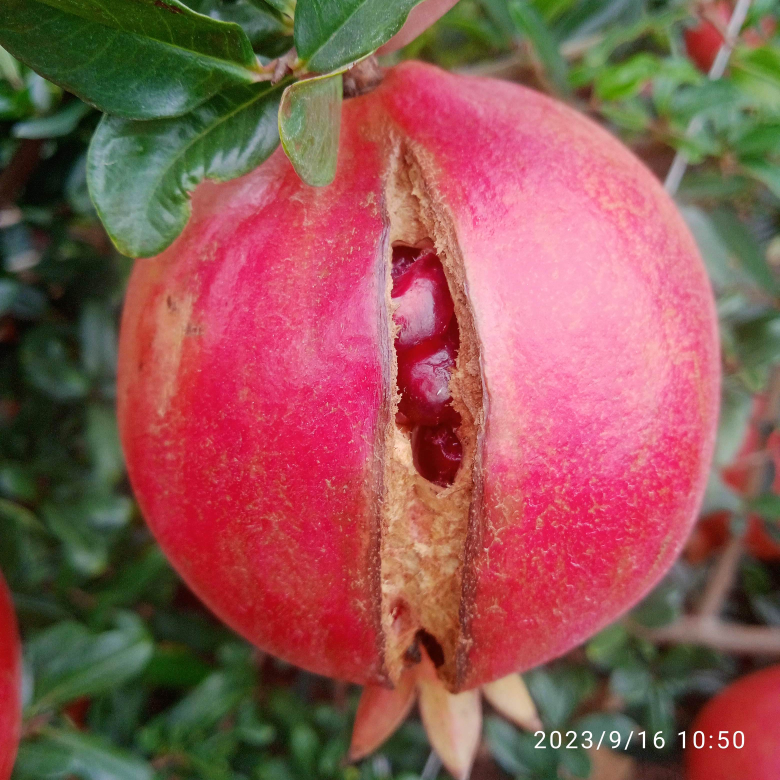
#> input picture backend/backend/fruit_split/val/pomegranate/img_6.jpg, 3120 x 3120 px (shown at 1/4 size)
$ python -i segmentation_service.py   (imports and definitions only)
#> lines starting #> are read from the running program, lines starting #| are printed output that depends on the picture; after the words box and inside, x2 and y2 are one past the last pixel; in counts of white or black regions, pixels touching at a corner belong together
#> further down, picture is the input picture: shape (3120, 3120, 3); mean B, G, R 82.7, 87.3, 142
"""
Instance Segmentation Service
Detects individual fruits using classical CV (watershed + contour analysis)
and optionally Mask R-CNN for pixel-precise masks.

Replaces the old YOLO-based bounding box detection.
"""
import os
import cv2
import numpy as np
from typing import List, Dict, Any, Optional, Tuple
from loguru import logger


class SegmentationService:
    """
    Segments individual fruits from an image.

    Multi-strategy approach:
        1. Foreground mask via S/V thresholding (tuned per fruit type)
        2. Watershed with low threshold for separation
        3. Contour-based fallback
        4. Full image fallback (single fruit)
    """

    def __init__(self):
        self._min_area_ratio = 0.01
        self._max_area_ratio = 0.85
        self._min_circularity = 0.15
        self._min_solidity = 0.50
        self._max_aspect = 4.0

    def segment_fruits(
        self,
        image: np.ndarray,
        fruit_type: str = "mango",
        is_single: bool = False,
    ) -> List[Dict[str, Any]]:
        """
        Main entry point. Returns a list of segmented fruit regions.
        """
#> called with fruit_type = 'mango', is_single = False
        if image is None or image.size == 0:
            return []

        h, w = image.shape[:2]

        if is_single:
            return self._segment_single_fruit(image, h, w, fruit_type)

        return self._segment_multiple_fruits(image, h, w, fruit_type)

    # [15 lines left out: function _segment_single_fruit, not called in this run]

    def _segment_multiple_fruits(
        self, image: np.ndarray, h: int, w: int, fruit_type: str
    ) -> List[Dict[str, Any]]:
        """Segments multiple individual fruits from the image."""
#> called with h = 3120, w = 3120, fruit_type = 'mango'
        work_h = min(h, 640)
        work_w = int(w * (work_h / h)) if h > 0 else w
        image_small = cv2.resize(image, (work_w, work_h))
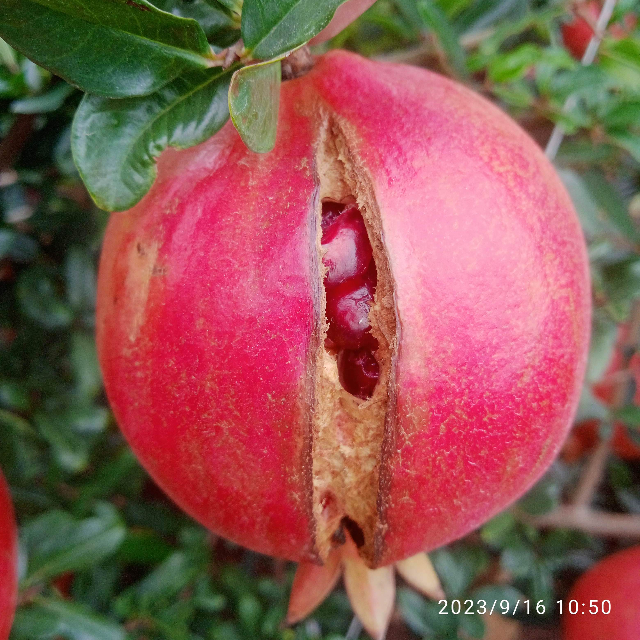
#> image_small: shape (640, 640, 3); mean B, G, R 82.6, 87.2, 141.9
        scale_x = w / work_w
        scale_y = h / work_h

        hsv = cv2.cvtColor(image_small, cv2.COLOR_BGR2HSV)
#> hsv: shape (640, 640, 3); mean H, S, V 86.1, 133.4, 150.9
        gray = cv2.cvtColor(image_small, cv2.COLOR_BGR2GRAY)
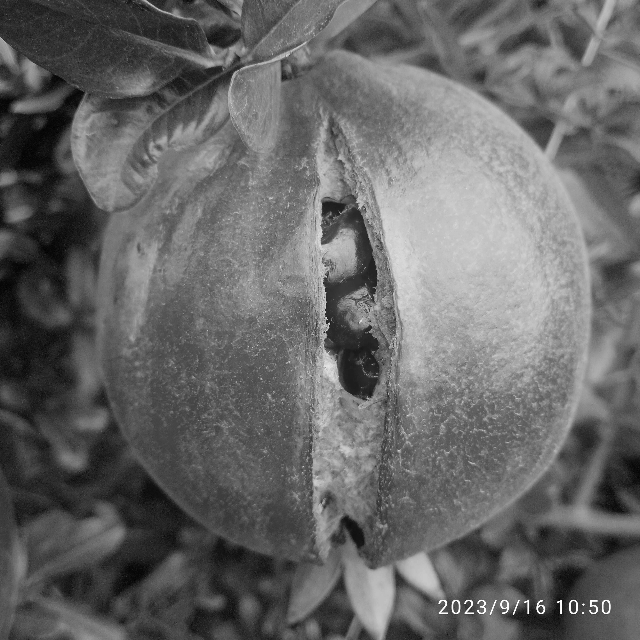
#> gray: shape (640, 640); min 1, max 255, mean 103

        regions = self._multi_strategy_segment(
            image_small, hsv, gray, fruit_type
        )

        valid_regions = []
        for region in regions:
            if self._validate_region(region, work_w, work_h):
                scaled = self._scale_region(region, scale_x, scale_y)
                scaled["fruit_id"] = ""
                valid_regions.append(scaled)

        valid_regions = self._remove_duplicates(valid_regions)

        for i, region in enumerate(valid_regions, 1):
            region["fruit_id"] = f"FRUIT_{i:04d}"
            region["mask"] = cv2.resize(
                region["mask"], (w, h), interpolation=cv2.INTER_NEAREST
            )

        if not valid_regions:
            logger.warning("No valid fruit regions detected, using full image as fallback")
            valid_regions = [{
                "mask": np.ones((h, w), dtype=np.uint8) * 255,
                "bbox": [0, 0, w, h],
                "contour": np.array([[0, 0], [w, 0], [w, h], [0, h]]),
                "area": float(h * w),
                "confidence": 0.50,
                "fruit_id": "FRUIT_0001",
            }]

        logger.info(f"Segmented {len(valid_regions)} fruit(s) from image")
        return valid_regions

    def _multi_strategy_segment(
        self,
        image: np.ndarray,
        hsv: np.ndarray,
        gray: np.ndarray,
        fruit_type: str,
    ) -> List[Dict[str, Any]]:
        """
        Try multiple foreground mask + watershed strategies and pick the best.
        """
#> called with fruit_type = 'mango'
        h, w = image.shape[:2]
        img_area = h * w
        all_results = []

        # --- Foreground mask strategies (conservative) ---
        masks = []

        # Strategy A: Tight S/V threshold (S>60 V>80 — best per analysis)
        s_mask = cv2.threshold(hsv[:, :, 1], 60, 255, cv2.THRESH_BINARY)[1]
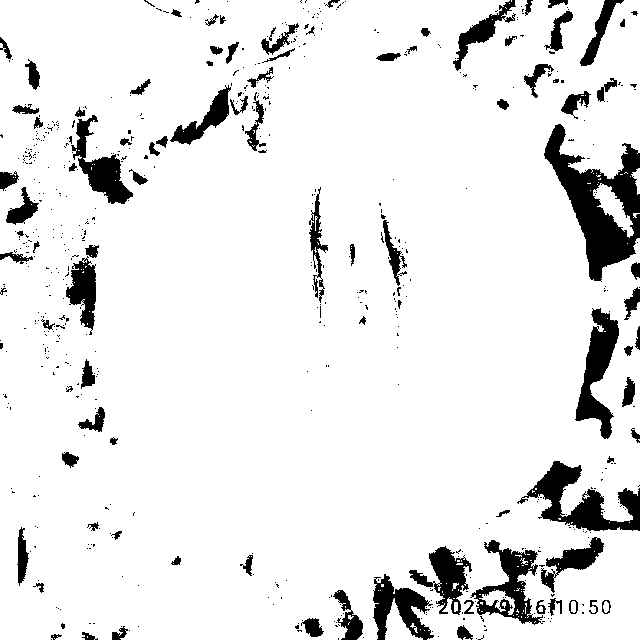
#> s_mask: shape (640, 640); 90.9% white; 598 black regions (502 under 20 px), largest, box (x1, y1, x2, y2) and area: (544, 124, 640, 282) 6126, (517, 461, 640, 531) 3298, (575, 308, 619, 439) 2545
        v_mask = cv2.threshold(hsv[:, :, 2], 80, 255, cv2.THRESH_BINARY)[1]
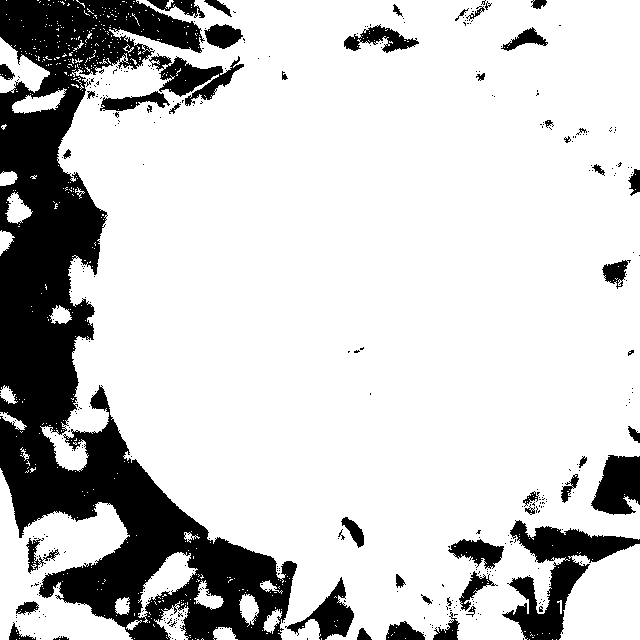
#> v_mask: shape (640, 640); 79.3% white; 385 black regions (335 under 20 px), largest, box (x1, y1, x2, y2) and area: (0, 0, 297, 640) 63717, (502, 520, 640, 640) 5754, (591, 455, 640, 515) 2171
        mask_a = cv2.bitwise_and(s_mask, v_mask)
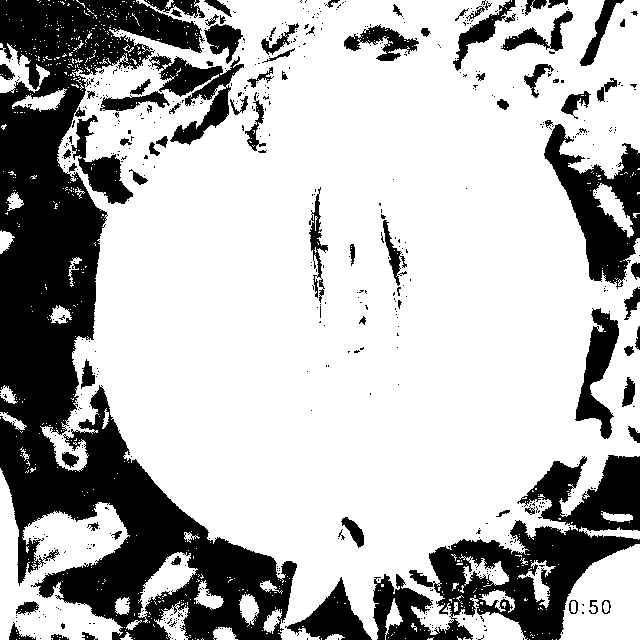
#> mask_a: shape (640, 640); 71.3% white; 600 black regions (516 under 20 px), largest, box (x1, y1, x2, y2) and area: (0, 0, 297, 640) 66905, (373, 455, 640, 640) 19325, (544, 124, 640, 289) 6736
        kernel = cv2.getStructuringElement(cv2.MORPH_ELLIPSE, (5, 5))
        mask_a = cv2.morphologyEx(mask_a, cv2.MORPH_OPEN, kernel, iterations=2)
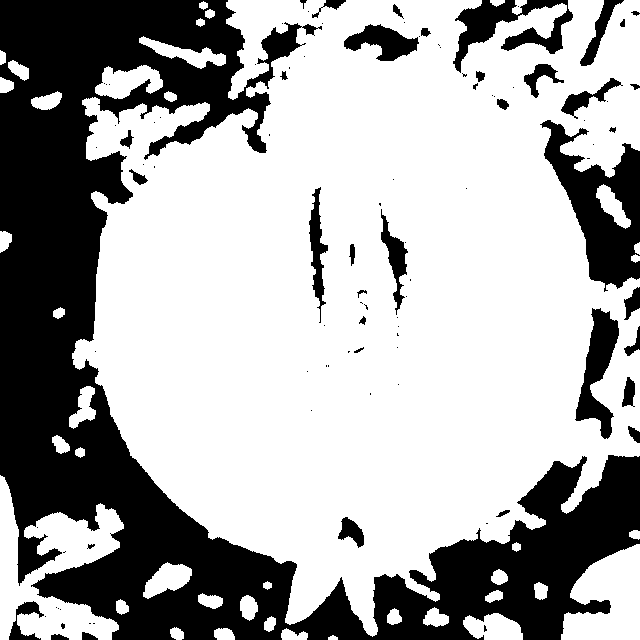
#> mask_a: shape (640, 640); 66.4% white; 99 black regions (62 under 20 px), largest, box (x1, y1, x2, y2) and area: (0, 0, 640, 640) 115323, (540, 120, 640, 292) 7723, (453, 0, 573, 73) 3216
        mask_a = cv2.morphologyEx(mask_a, cv2.MORPH_CLOSE, kernel, iterations=1)
#> mask_a: shape (640, 640); 66.8% white; 44 black regions (7 under 20 px), largest, box (x1, y1, x2, y2) and area: (0, 0, 640, 640) 113590, (542, 120, 640, 288) 7597, (576, 309, 619, 439) 2608
#> (the rest of the program and of its run is left out)
